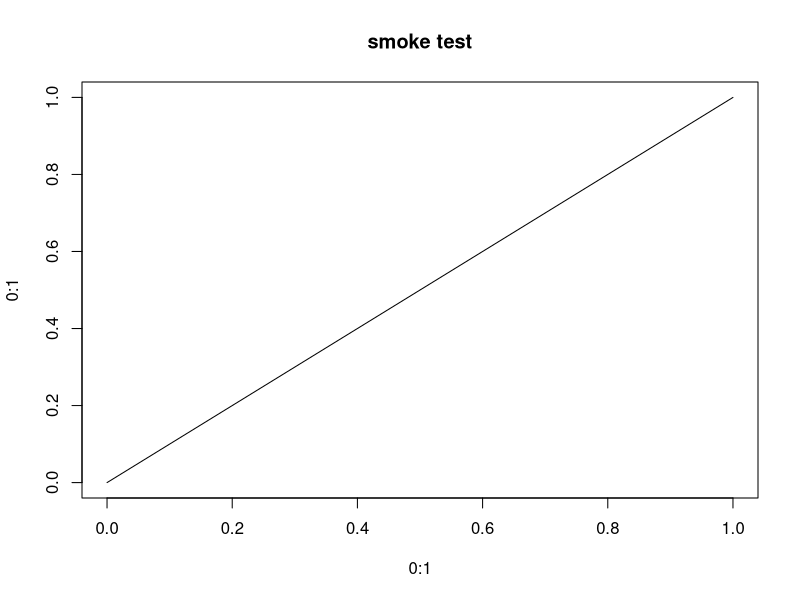

R code for this plot:
#' ---
#' title: "Module 00 - Setup, environment check, and house rules"
#' output:
#'   html_document:
#'     toc: true
#'     toc_depth: 2
#' ---
#'
#' **Curriculum link:** `stats.md` -> Topic 35 (Reproducible statistical workflows)
#'
#' **Run this first.** It verifies that every package the course uses is present
#' and that the random-number machinery behaves deterministically. If this module
#' prints `ALL CHECKS PASSED`, every other module in `statsR/` will run.
#'
#' ```bash
#' docker run --rm -v "$PWD":/work -w /work learn-stats-r:1.0 \
#'     Rscript statsR/core/00_setup_and_environment.R
#' ```
#'
#' ## What you will learn
#'
#' 1. How to capture an environment so a result can be regenerated (Topic 35).
#' 2. Why `set.seed()` placement matters and how to make parallel work reproducible.
#' 3. The output convention used by every later module.
#'
#' ## 1. Environment capture
#'
#' `stats.md` Topic 35 notes that statistical results genuinely change across
#' package versions. So the first thing any analysis should emit is *what
#' produced it*.

#+ environment-report
## Packages the course relies on. Everything in `base_recommended` ships with
## any standard R installation, which is why ~90% of this course runs without a
## single CRAN download.
base_recommended <- c("stats", "MASS", "nlme", "mgcv", "survival",
                      "cluster", "boot", "Matrix", "splines")
extra_packages <- c("knitr", "rmarkdown", "lme4", "emmeans", "pwr", "ggplot2")

environment_report <- function() {
  cat(strrep("=", 70), "\n")
  cat("ENVIRONMENT RECORD\n")
  cat(strrep("=", 70), "\n")
  cat(sprintf("R version   : %s\n", getRversion()))
  cat(sprintf("Platform    : %s\n", R.version$platform))
  cat(strrep("-", 70), "\n")

  missing <- character(0)
  for (pkg in c(base_recommended, extra_packages)) {
    if (requireNamespace(pkg, quietly = TRUE)) {
      cat(sprintf("%-14s: %s\n", pkg, as.character(packageVersion(pkg))))
    } else {
      cat(sprintf("%-14s: *** MISSING ***\n", pkg))
      missing <- c(missing, pkg)
    }
  }
  cat(strrep("=", 70), "\n")
  invisible(missing)
}

missing_packages <- environment_report()

#' ## 2. Random number generation, done properly
#'
#' Two rules from `stats.md` Topic 35:
#'
#' * **Seed at the point of use.** Seeding once at the top of a script is
#'   fragile: inserting a new line above shifts every downstream draw. Anything
#'   whose value you will *report* should be immediately preceded by its seed.
#' * **Record the RNG kind.** R's default RNG algorithm has changed between
#'   versions (notably the `sample()` algorithm in R 3.6.0). `RNGkind()` tells
#'   you which one produced a result.

#+ rng-basics
cat("\nRNG kind in use:", paste(RNGkind(), collapse = " / "), "\n")

set.seed(20260919)
sample_a <- rnorm(5)
cat("draw after set.seed(20260919):", paste(round(sample_a, 4), collapse = " "), "\n")

set.seed(20260919)
sample_b <- rnorm(5)
cat("same seed again             :", paste(round(sample_b, 4), collapse = " "), "\n")
cat("identical?                  :", identical(sample_a, sample_b), "\n")

#' ### Parallel-safe streams
#'
#' If you parallelise a simulation (Topic 9 power analysis, Topic 34 calibration
#' checks), workers must **not** share a stream. `"L'Ecuyer-CMRG"` is R's
#' parallel-safe generator; `parallel::mclapply` and `clusterSetRNGStream` use it
#' to create provably independent substreams.

#+ rng-parallel
old_kind <- RNGkind("L'Ecuyer-CMRG")
set.seed(12345)
## .Random.seed now holds a 7-element L'Ecuyer state that can be advanced into
## independent substreams with parallel::nextRNGStream().
worker_first_draws <- numeric(4)
state <- .Random.seed
for (i in seq_len(4)) {
  assign(".Random.seed", state, envir = globalenv())
  worker_first_draws[i] <- rnorm(1)
  state <- parallel::nextRNGStream(state)
}
cat("four independent worker streams:",
    paste(round(worker_first_draws, 4), collapse = " "), "\n")
cat("all distinct?                  :",
    length(unique(worker_first_draws)) == 4, "\n")
do.call(RNGkind, as.list(old_kind))  # restore the default generator

#' ## 3. Output convention
#'
#' Every module writes figures to `results/<module_name>/` **relative to the
#' directory you launch from**, which is why the documented way to run these
#' scripts is from the repository root.

#+ output-dir
MODULE_NAME <- "00_setup_and_environment"

results_dir <- function(module_name = MODULE_NAME) {
  base <- Sys.getenv("STATS_OUT", unset = "results")
  path <- file.path(base, module_name)
  dir.create(path, recursive = TRUE, showWarnings = FALSE)
  path
}

OUT <- results_dir()
cat("figures for this module would be written to:", OUT, "\n")

#' ## 4. A smoke test of every library the course uses
#'
#' Each check exercises the *specific* function that later modules depend on, so
#' a failure points at a real incompatibility rather than a missing import.

#+ smoke-tests
checks <- list()

check <- function(name, condition, detail = "") {
  ok <- isTRUE(condition)
  checks[[length(checks) + 1L]] <<- list(name = name, ok = ok)
  cat(sprintf("[%s] %s%s\n", if (ok) "PASS" else "FAIL", name,
              if (nzchar(detail)) paste0(" - ", detail) else ""))
  invisible(ok)
}

set.seed(7)
x <- rnorm(30, 0, 1)
y <- rnorm(30, 0.5, 1.5)

## --- stats: Welch t-test (stats.md eq. 7.3-7.4) -----------------------------
welch <- t.test(x, y)                      # var.equal = FALSE is the default
check("stats Welch t-test", is.finite(welch$p.value),
      sprintf("p = %.4f", welch$p.value))

## --- stats: a t-test IS a linear model (stats.md eq. 7.5) -------------------
d <- data.frame(y = c(x, y), g = factor(rep(c("a", "b"), each = 30)))
lm_fit <- lm(y ~ g, data = d)
pooled <- t.test(x, y, var.equal = TRUE)
check("lm t-statistic == pooled t-test",
      isTRUE(all.equal(unname(abs(coef(summary(lm_fit))["gb", "t value"])),
                       unname(abs(pooled$statistic)))),
      sprintf("%.6f vs %.6f",
              coef(summary(lm_fit))["gb", "t value"], pooled$statistic))

## --- stats: Benjamini-Hochberg (stats.md eq. 8.5) ---------------------------
set.seed(11)
pvals <- runif(100)
padj <- p.adjust(pvals, method = "BH")
check("BH adjustment monotone", all(diff(sort(padj)) >= -1e-12))

## --- stats: Poisson GLM with an offset (stats.md eq. 13.8) ------------------
set.seed(3)
counts <- rpois(40, 20)
exposure <- runif(40, 0.8, 1.2)
glm_fit <- glm(counts ~ 1, family = poisson(), offset = log(exposure))
check("glm Poisson with offset", glm_fit$converged)

## --- MASS: negative binomial GLM (stats.md eq. 4.9) -------------------------
set.seed(4)
nb_counts <- MASS::rnegbin(60, mu = 30, theta = 5)
nb_fit <- MASS::glm.nb(nb_counts ~ 1)
check("MASS::glm.nb fits", is.finite(nb_fit$theta),
      sprintf("theta = %.2f", nb_fit$theta))

## --- nlme: linear mixed model (stats.md eq. 14.1) ---------------------------
set.seed(5)
donor <- factor(rep(1:8, each = 5))
b <- rnorm(8, 0, 1.5)[donor]
yy <- 2 + b + rnorm(40, 0, 1)
lmm <- nlme::lme(yy ~ 1, random = ~ 1 | donor, data = data.frame(yy, donor))
check("nlme::lme fits random intercept", inherits(lmm, "lme"))

## --- lme4: crossed random effects -------------------------------------------
lmer_fit <- lme4::lmer(yy ~ 1 + (1 | donor), data = data.frame(yy, donor))
check("lme4::lmer fits", inherits(lmer_fit, "lmerMod"))

## --- survival: Kaplan-Meier and Cox (stats.md eq. 28.6, 28.10) --------------
set.seed(6)
tt <- rexp(60, 0.1)
ev <- rbinom(60, 1, 0.7)
grp <- rep(0:1, each = 30)
km <- survival::survfit(survival::Surv(tt, ev) ~ grp)
cox <- survival::coxph(survival::Surv(tt, ev) ~ grp)
check("survival::survfit + coxph",
      length(km$time) > 1 && is.finite(coef(cox)[1]))

## --- emmeans: estimated marginal means and contrasts (eq. 12.3) -------------
em <- emmeans::emmeans(lm_fit, ~ g)
check("emmeans contrasts", nrow(as.data.frame(emmeans::contrast(em, "pairwise"))) == 1)

## --- pwr: closed-form power (stats.md eq. 9.2-9.4) --------------------------
pw <- pwr::pwr.t.test(d = 0.8, sig.level = 0.05, power = 0.8)
check("pwr::pwr.t.test", is.finite(pw$n), sprintf("n = %.1f per group", pw$n))

## --- graphics: a figure can be written head-less ----------------------------
png(file.path(OUT, "smoke_test.png"), width = 400, height = 300)
plot(0:1, 0:1, type = "l", main = "smoke test")
invisible(dev.off())
check("head-less PNG device", file.exists(file.path(OUT, "smoke_test.png")))

#' ## 5. Verdict

#+ verdict
n_failed <- sum(!vapply(checks, `[[`, logical(1), "ok"))
cat("\n", strrep("=", 70), "\n", sep = "")
if (length(missing_packages)) {
  cat("MISSING PACKAGES:", paste(missing_packages, collapse = ", "), "\n")
}
if (n_failed == 0 && length(missing_packages) == 0) {
  cat("ALL CHECKS PASSED - the environment is ready for the whole course.\n")
} else {
  cat(sprintf("%d check(s) failed. Rebuild the image:\n", n_failed))
  cat("  docker build -f docker/Dockerfile.r -t learn-stats-r:1.0 .\n")
}
cat(strrep("=", 70), "\n", sep = "")

#' ## Where to go next
#'
#' | Next | Topic |
#' |---|---|
#' | `01_study_design_and_estimands.R` | What is `n`? The pseudoreplication equation |
#' | `02_data_structures_and_scales.R` | Counts vs intensities vs proportions |
#'
#' **House rules used throughout the course**
#'
#' 1. `set.seed()` immediately precedes anything stochastic you will report.
#' 2. Every claim in a comment cites the equation number in `stats.md`.
#' 3. Nothing is installed at runtime; the container *is* the environment.
